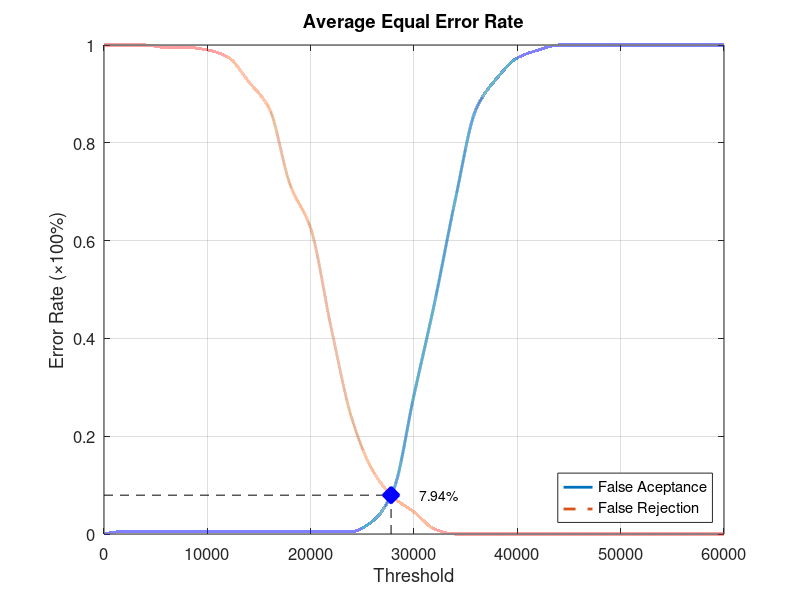
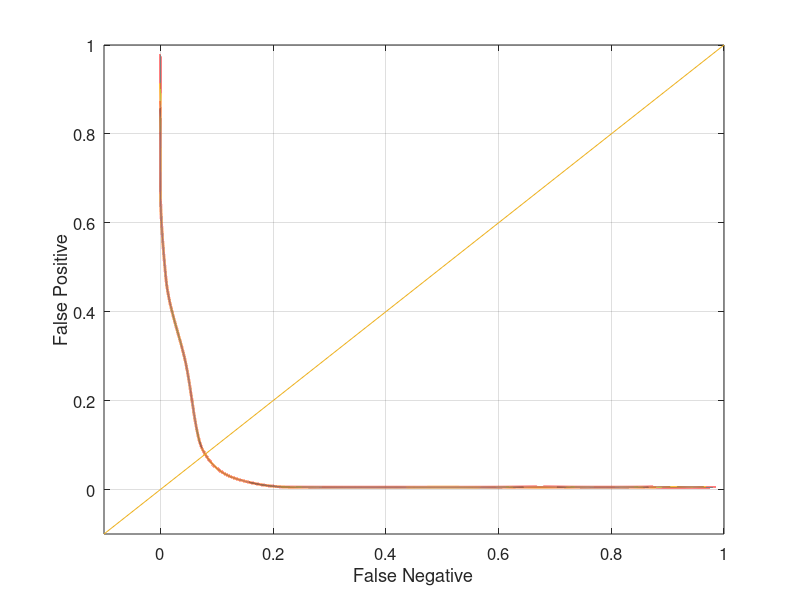

These figures' MATLAB source, in order:
function yEER = Database3_3
close all;
clear;
clc;
x = 0:2000:60000;
xq = 0:0.5:60000;

y0 = [0 0.00526316 0.00526316 0.00526316 0.00526316 0.00526316 0.00526316 0.00526316 0.00526316 0.00526316 0.00526316 0.00526316 0.00526316 0.0263158 0.0894737 0.284211 0.473684 0.684211 0.868421 0.931579 0.973684 0.989474 1 1 1 1 1 1 1 1 1];
yy0 = interp1(x, y0, xq, 'pchip');
y1 = [1 1 1 0.995 0.995 0.99 0.975 0.925 0.87 0.715 0.625 0.42 0.235 0.13 0.075 0.045 0.01 0 0 0 0 0 0 0 0 0 0 0 0 0 0];
yy1 = interp1(x, y1, xq, 'pchip');

% Calculating EER: 
y2 = abs(y0 - y1);
find(y2 == min(y2))
yy2 = abs(yy0 - yy1);
xEER = find(yy2 == min(yy2));
xEERIndex = xq(xEER) % X-axis EER
yEER = yy0(xEER) % Y-axis EER

main = figure
plot(xq, yy0,'-','LineWidth', 2);	hold on
plot(xq, yy1,'--','LineWidth', 2);	hold on
plot([xEERIndex xEERIndex], [0 yEER], 'k--');	hold on
plot([0 xEERIndex], [yEER yEER], 'k--');	hold on
plot(xEERIndex, yEER, 'bx', 'LineWidth', 10);	hold on
text(xEERIndex + 10 * xEERIndex / 100, yEER, [num2str(round((10000 * yEER)) / 100) '%'])
legend('False Aceptance', 'False Rejection', 'Location', 'SouthEast')
xlabel('Threshold')
ylabel('Error Rate (\times100%)')
title('Average Equal Error Rate')
set(gca, 'FontSize', 12)
axis([0 60000 0 1])
grid on

print(main, 'Database3_3Main', '-dpng');
FNRxFPR = figure('Color', [1 1 1]);
plot(yy1, yy0, '-', yy1, yy0, 'LineWidth', 2);
hold on
y = -0.1:0.1:1
plot(y, y); 
set(gca, 'FontSize', 12)
xlabel('False Negative')
ylabel('False Positive')
axis([-0.1 1 -0.1 1])
set(gca, 'FontSize', 12)
grid on

print(FNRxFPR, 'Database3_3FNRxFPR','-dpng');
end
